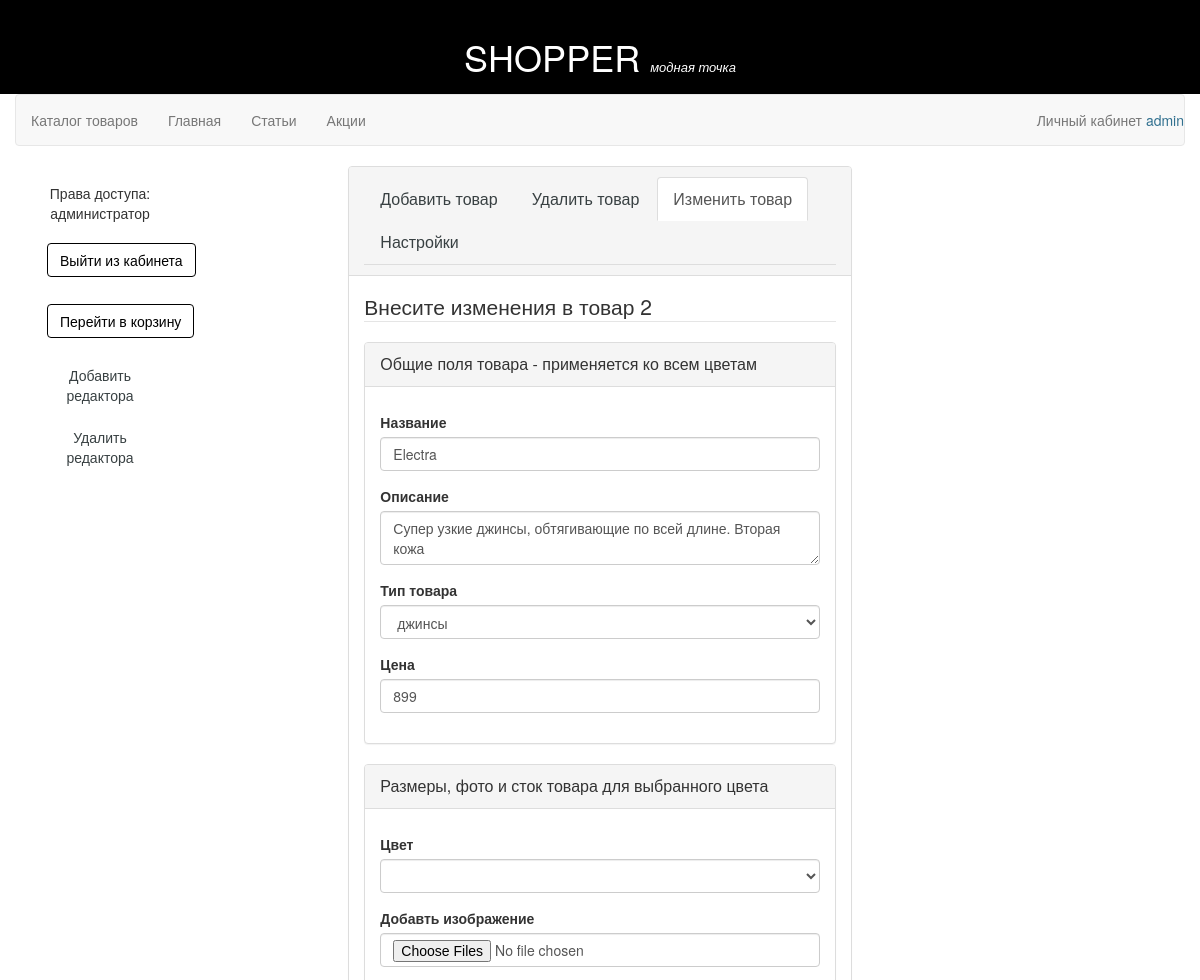
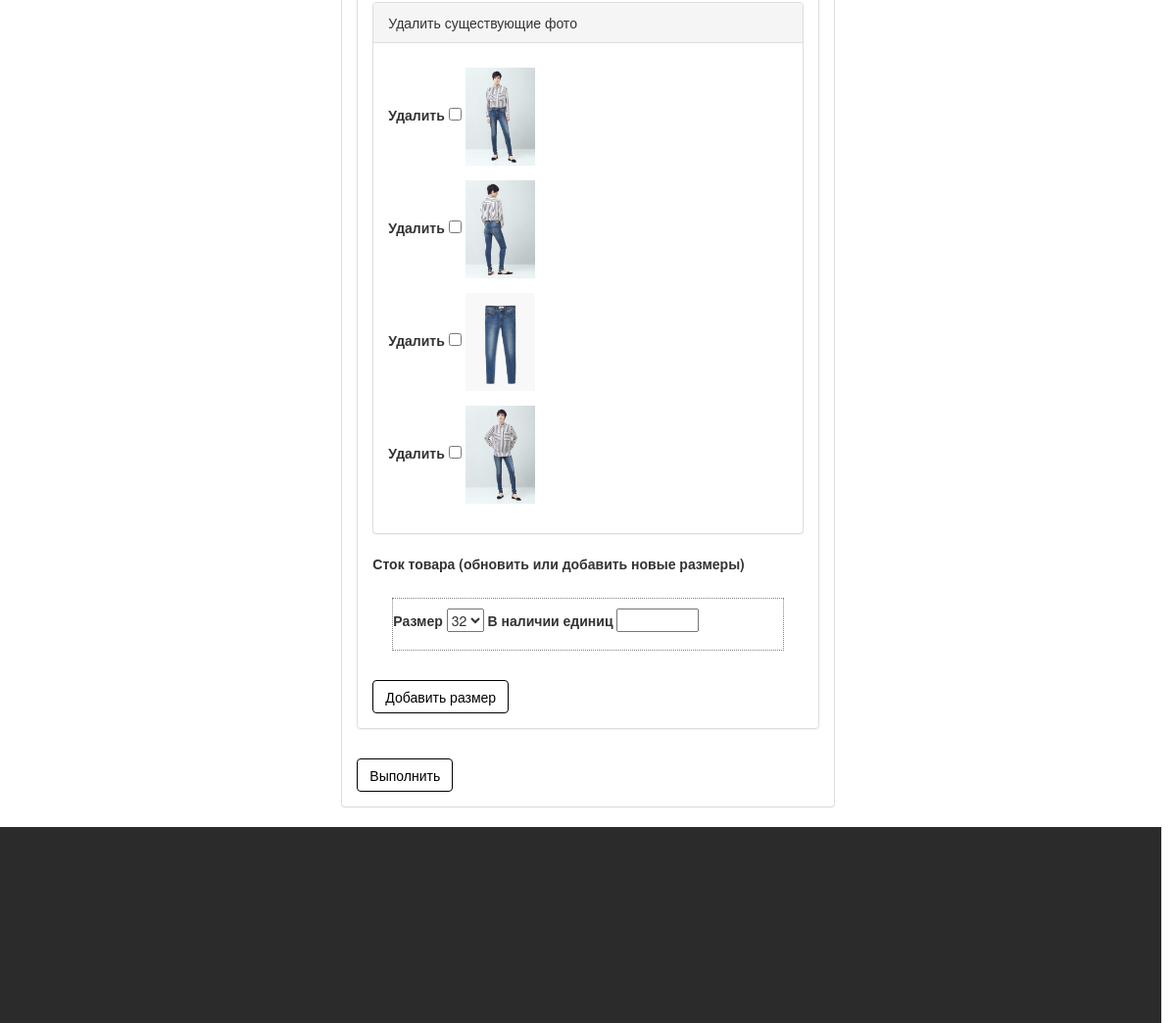
The app's page /edit_product?id=2 (signed in), older data (2 pictures, top to bottom).
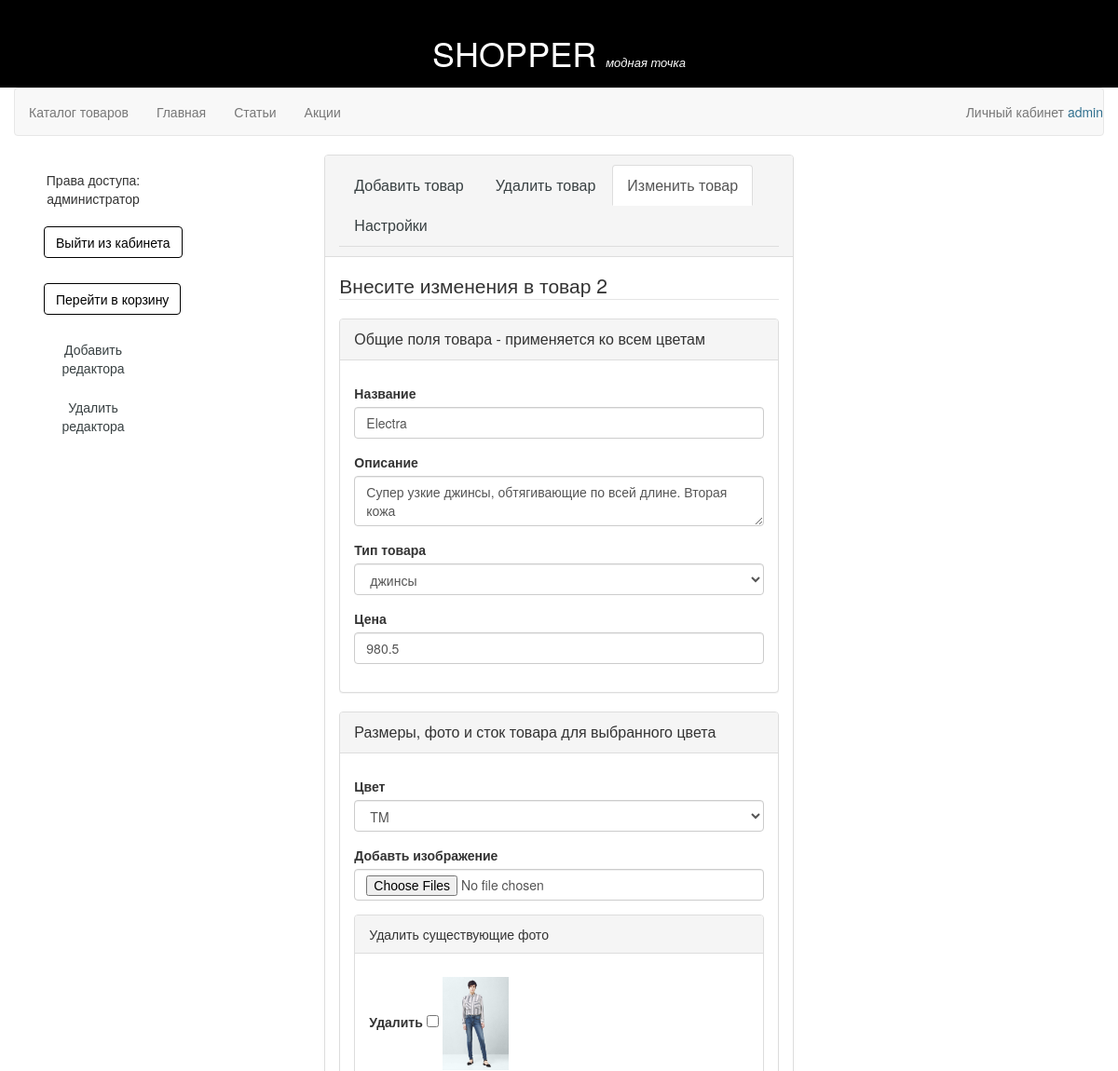
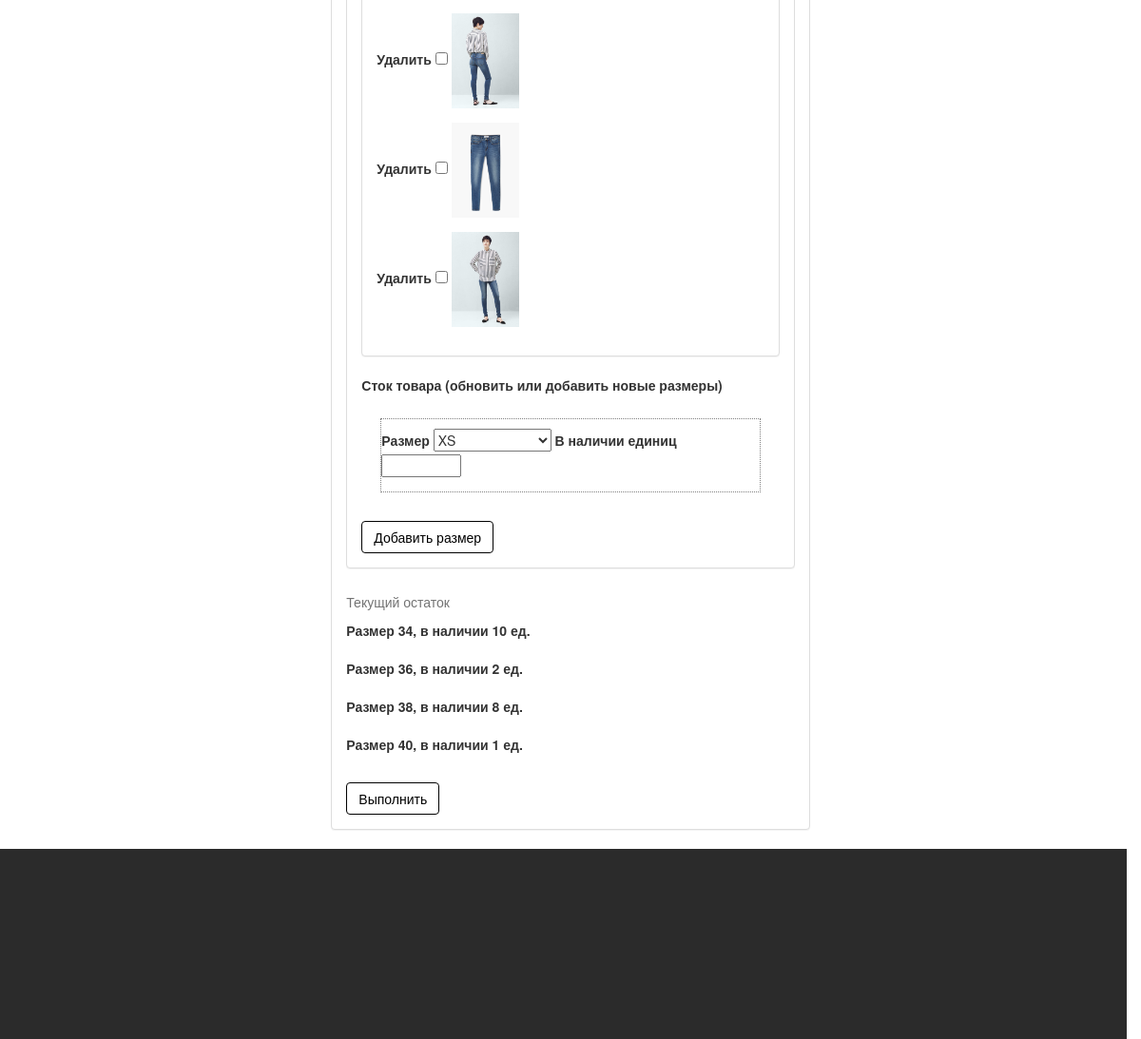
The same page, newer data (2 pictures, top to bottom).
### tables this page shows
CREATE TABLE IF NOT EXISTS `product` (
  `id` int(11) NOT NULL AUTO_INCREMENT,
  `name` varchar(30) NOT NULL,
  `description` tinytext NOT NULL,
  `type` int(11) NOT NULL,
  `price` float NOT NULL,
  PRIMARY KEY (`id`),
  KEY `type` (`type`)
);

CREATE TABLE IF NOT EXISTS `product_photo` (
  `id` int(11) NOT NULL,
  `photo_url` varchar(200) NOT NULL,
  `color` char(2) NOT NULL,
  KEY `id_product` (`id`),
  KEY `id` (`id`)
);

CREATE TABLE IF NOT EXISTS `stock` (
  `id` int(11) NOT NULL,
  `color` char(2) NOT NULL,
  `size` tinyint(4) NOT NULL,
  `stock` mediumint(9) NOT NULL
);

### core/core.php (called while the page is built, shortened)
<?php
function page_load(){
	$page = getPage($_SERVER['REQUEST_URI']);
	routing($page);
}
function getPage($url){
	$array = explode('/',$url);
	$page = $array[1];
	$page = trim_parameters($page);
	if ($page){
		$result = $page;
	}
	else $result ='main';
	return $result;
}
function trim_parameters($page){
	$array = explode('?',$page);
	return $array[0];
}
?>

### index.php (called while the page is built)
<?php
include_once ("core/core.php");
page_load();
?>

### models/edit_model.php (called while the page is built, shortened)
<?php
$link="edit_product";
$legend="Внесите изменения в товар $id";
$product = select('product','*',array('id'=>$id));
if (isset($colors))
	unset($colors);
$_colors = select('stock','DISTINCT color',array('id'=>$id));
foreach ($_colors as $k=>$v){
	$colors[$v['color']]=$v['color'];
}
$images = select('product_photo','photo_url, color',array('id'=>$id));
extract($product[0]);
$stock = select ('stock','stock,color,size',array('id'=>$id));
?>

### core/db_script.php (called while the page is built, shortened)
<?php
function get_connection(){
	return mysqli_connect('127.0.0.1','root','','myfirstshop');
}
function select($table, $what='*', $where='', $add=""){
	if (!empty($where))
	{
		foreach($where as $key=>$value){
			$where_sql.="$and $key='$value' ";
			if (!$and)
				$and=' and ';
		}
		$where_sql='where '.$where_sql;
	}
	$query="SELECT $what FROM $table $where_sql $add";
	$db_connection=get_connection();
	mysqli_set_charset($db_connection,'utf8');
	$result = mysqli_query($db_connection,$query);
	if ($result && mysqli_num_rows($result)){
		while ($row=mysqli_fetch_assoc($result))
			$rows[]=$row;
	}
	else {
		$rows='';
	}
	return $rows;
}

### models/admin_cabinet_model.php (called while the page is built, shortened)
<?php
$_types = select('families');
foreach ($_types as $k=>$v){
	$types[$v['type']]=$v['family'];
}
$_sizes = select ('sizes');
foreach ($_sizes as $k=>$v){
	$sizes[$v['id']]=$v['size'];
}
 for ($i=32;$i<=52;$i++){
 	$sizes[$i]=$i;
 }
$_colors = select ('colors');
foreach ($_colors as $k=>$v){
	$colors[$v['code']]=$v['value'];
}
?>

### models/parametres.php (called while the page is built, shortened)
<?php
$_tmp = select('settings', '*' );
?>

### views/add_product_view.php (the view, shortened to what the changed rows need)
<form  action="<?=$link?>" method="POST" role="form" enctype='multipart/form-data'>
	<legend><?=$legend?></legend>
	<div class="panel panel-default">
		<div class="panel-heading">
			<p class="panel-title">Общие поля товара - применяется ко всем цветам</p></div>
			<div class="panel-body">
				<div class="form-group">
					<label for="n">Название</label>
					<input type="text" class="form-control" id="n" name = "name" placeholder="Имя модели" value ="<?=$name?>" maxlength="28">
				</div>
				<div class="form-group">
					<label for="d">Описание</label>
					<textarea class="form-control" id="d" name = "description"
					maxlength="245"><?=$description?></textarea>
				</div>
				<div class="form-group">
					<label for="t">Тип товара</label>
					<select class="form-control" name ='type' id='t'>
						<?php foreach ($types as $k=>$v){
							if ($k==$type)
								$selected="selected";
							else $selected="";
							?>
							<option value=<?=$k?> <?=$selected?>><?=$v?></option>
							<?php }?>
						</select>
					</div>
					<div class="form-group">
						<label for="p">Цена</label>
						<input class="form-control" id="p" name = "price" maxlength="6"placeholder="999.09" value ="<?=$price?>">
					</div>
				</div>
			</div>
			<div class="panel panel-default">
				<div class="panel-heading">
					<p class="panel-title">Размеры, фото и сток товара для выбранного цвета</p></div>
					<div class="panel-body">
						<div class="form-group">
							<label for="color">Цвет</label>
							<select class="form-control" name ='color' id='color'>
								<?php foreach ($colors as $k=>$v){?>
								<option value=<?=$k?>><?=$k?></option>
								<?php }?>
							</select>
						</div>
						<div class="form-group">
							<label for="p">Добавть изображение</label>
							<input type='file' multiple class="form-control" id="f" name = "photo[]">
						</div>
						<?php if ($link){ ?>
						<?php if($images){?>
						<div class="panel panel-default">
							<div class="panel-heading">
								Удалить существующие фото
							</div>
							<div class="panel-body">
								<?php foreach($images as $image){ ?>
								<div class="form-group switch-color" data-color="<?=$image['color']?>">
									<label>Удалить</label>
									<input type='checkbox'  name = "del_photo[]" value ="<?=$image['photo_url']?>">
									<img src="<?=$image['photo_url']?>" height=100px;>
								</div>
								<?php } } } ?>
							</div>
						</div>
						<label for="p">Сток товара (обновить или добавить новые размеры)</label>
						<fieldset id="stock_field_js">
							<div class="form-group" id="clone">
								<label for="s">Размер</label>
								<select name ='size[]' id='s'>
									<?php foreach ($sizes as $k=>$v){?>
									<option value=<?=$k?>><?=$v?></option>
									<?php }?>
								</select>
								<label>В наличии единиц</label>
								<input type="number" name = "stock[]" maxlength="7" >
							</div>
						</fieldset>
						<button class="btn btn-default" id="stock_ctrl_js">Добавить размер</button>
					</div>
				</div>
				<div class="clearfix">
					<?php if($stock){?>
					<p class='help-block'>Текущий остаток</p>
					<?php foreach($stock as $item_stock){ ?>
					<div class="form-group switch-color" data-color="<?=$item_stock['color'];?>">
						<label>Размер <?=$item_stock['size']?>,</label>
						<label>в наличии <?=$item_stock['stock']?> ед. </label>
					</div>
					<?php  } } ?>
				</div>
				<button type="submit" class="btn btn-default">Выполнить</button>
			</form>

Row changes from the older to the newer data that the page shows:
changed product "Electra": price "899" → "980.5"
added stock: size "34", stock "10"
added stock: size "36", stock "2"
added stock: size "38", stock "8"
added stock: size "40", stock "1"
Text that changed along with them:
form field color: (not shown) → "TM"
form field value: "32" → "XS"
text now shown: "Текущий остаток"
